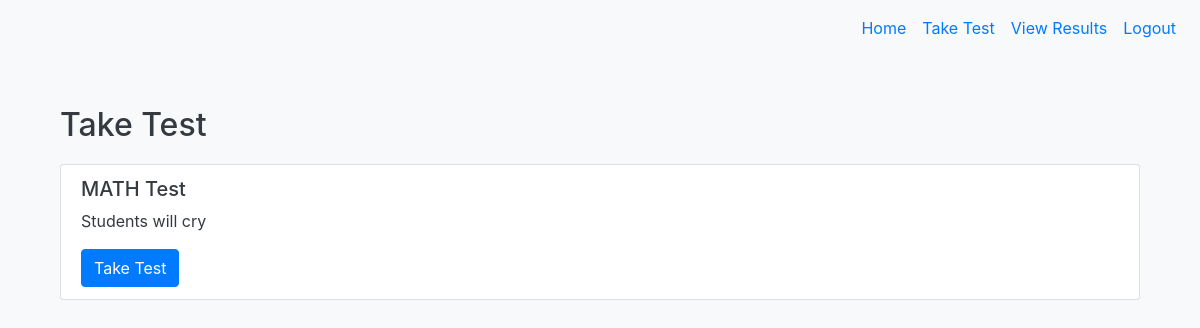
Page /take_test (signed in) on the earlier database version.
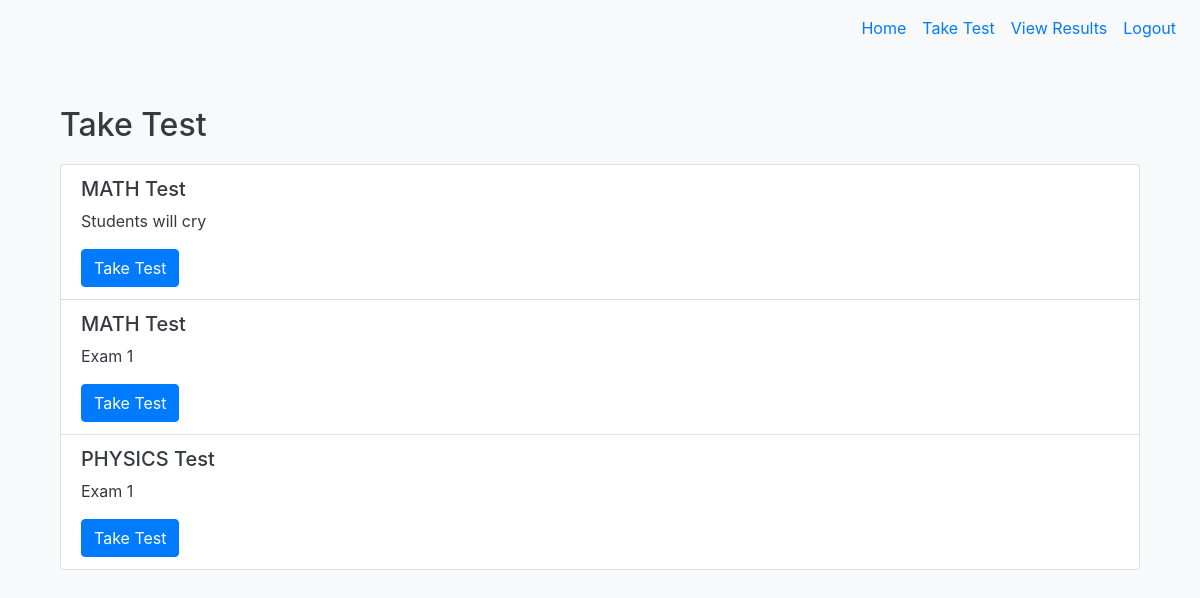
Same page on the later database version.
### tables this page shows
CREATE TABLE "Test" (
    id INTEGER PRIMARY KEY AUTOINCREMENT,
    test_name TEXT NOT NULL,
    test_description TEXT,
    teacher_id INTEGER,
    FOREIGN KEY (teacher_id) REFERENCES User(id) ON DELETE CASCADE
);

### app.py (the view)
@app.route('/take_test')
@login_required
def take_test():
    if current_user.role != 'student':
        flash('Only students can take tests.', 'danger')
        return redirect(url_for('home'))
    tests = db.execute("SELECT * FROM Test")
    return render_template('take_test.html', tests=tests)

### app.py (called while the page is built)
@login_manager.user_loader
def load_user(user_id):
    user = db.execute("SELECT * FROM User WHERE id = ?", user_id)
    if user:
        return User(id=user[0]['id'], username=user[0]['username'], password=user[0]['password'], role=user[0]['role'])
    return None

### templates/take_test.html
{% extends "base.html" %}
{% block content %}
<div class="container mt-4">
    <h2>Take Test</h2>
    <ul class="list-group">
        {% for test in tests %}
        <li class="list-group-item">
            <h5>{{ test.test_name }}</h5>
            <p>{{ test.test_description }}</p>
            <a href="/test/{{ test.id }}/take" class="btn btn-primary">Take Test</a>
        </li>
        {% endfor %}
    </ul>
</div>
{% endblock %}

Differences in the rows shown:
added Test: test_name "MATH Test", test_description "Exam 1"
added Test: test_name "PHYSICS Test", test_description "Exam 1"
